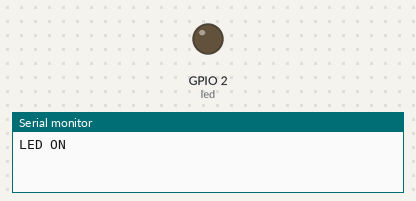
This program was run on a simulated ESP8266 (NodeMCU). On the bench: output pins drawn as LEDs (lit = HIGH), the last lines printed to the serial monitor.

Above: at 2.5 s.
At 7.5 s:
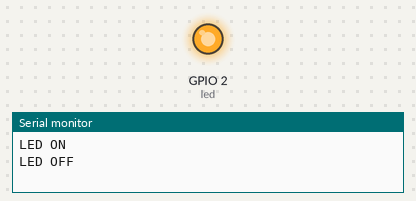
Timing chart, 0 to 13.0 s (numbered marks = the images above):
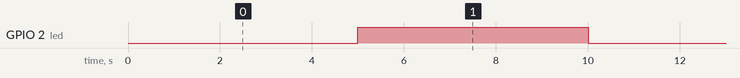

Measured:
- by itself, GPIO 2 (led): alternates HIGH for 5.0 s and LOW for 5.0 s

The program:

main.cpp
```cpp
/*	Blink ESP8266
 *	Autor: Luis Angel Cruz Diaz
 *	Fecha: 16/11/2023
 *
 *	Este programa realiza el parpadeo de un LED integrado en la placa ESP8266 y ESP32.
 *	para prueba de funcionamiento del IDE PlatformIO
 *
 *  ESP8266
 *  Led integrado rojo = Pin 16 (GPIO 2) - enciende con LOW
 *  Led integrado azul = Pin 2 (GPIO 16) - enciende con LOW
 *
 *  ESP32
 *  Led integrado azul = Pin 2 (D2) - enciende con HIGH
 */

#include <Arduino.h>

#ifdef ESP8266_BOARD
    int led = 2;
    bool ledState = false;
#elif defined(ESP32_BOARD)
    int led = 2;
    bool ledState = true;
#endif

void setup() {
    Serial.begin(9600);     // iniciar puerto serial
    pinMode(led, OUTPUT);   // inicializar pin de salida
}

void loop() {
    digitalWrite(led, ledState);
    Serial.println("LED ON");
    delay(5000);                // Tiempo de espera de 1 segundo
    bool state = !ledState;
    digitalWrite(led, state);
    Serial.println("LED OFF");
    delay(5000);
}
```
